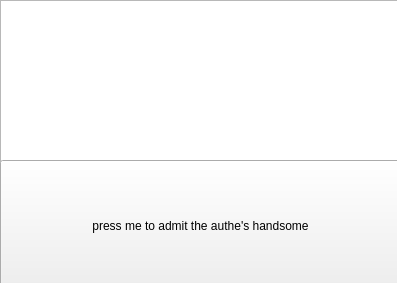
<?xml version="1.0" encoding="UTF-8"?>
<ui version="4.0">
 <class>correct</class>
 <widget class="QWidget" name="correct">
  <property name="geometry">
   <rect>
    <x>0</x>
    <y>0</y>
    <width>397</width>
    <height>283</height>
   </rect>
  </property>
  <property name="windowTitle">
   <string>Form</string>
  </property>
  <widget class="QPushButton" name="ok">
   <property name="geometry">
    <rect>
     <x>0</x>
     <y>160</y>
     <width>401</width>
     <height>131</height>
    </rect>
   </property>
   <property name="text">
    <string>press me to admit the authe's handsome</string>
   </property>
  </widget>
  <widget class="QTextBrowser" name="texta">
   <property name="geometry">
    <rect>
     <x>0</x>
     <y>0</y>
     <width>401</width>
     <height>291</height>
    </rect>
   </property>
  </widget>
  <zorder>texta</zorder>
  <zorder>ok</zorder>
 </widget>
 <resources/>
 <connections/>
</ui>
